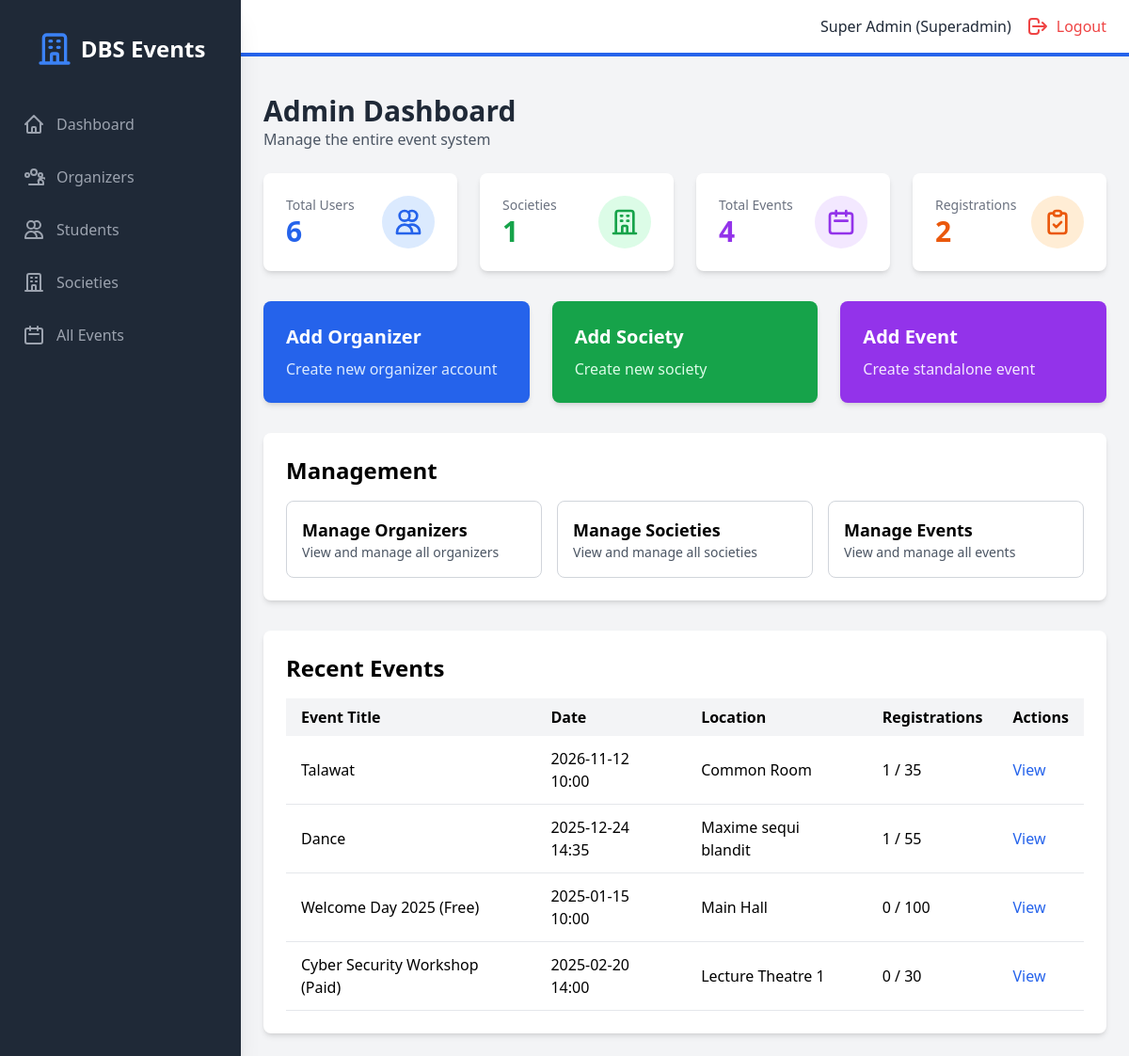
The app's page /admin/dashboard (signed in) with its own data.
### models.py (models this page shows, shortened)
class User(UserMixin, db.Model):
    id = db.Column(db.Integer, primary_key=True)
    student_number = db.Column(db.String(50), unique=True, nullable=True)
    email = db.Column(db.String(120), unique=True, nullable=False)
    password_hash = db.Column(db.String(200), nullable=False)
    name = db.Column(db.String(100), nullable=False)
    role = db.Column(db.String(20), nullable=False)  # superadmin, organizer, student
    created_at = db.Column(db.DateTime, default=datetime.utcnow)
    societies = db.relationship('Society', backref='head', lazy=True)
    events_created = db.relationship('Event', backref='creator', lazy=True)
    registrations = db.relationship('Registration', backref='student', lazy=True)

class Event(db.Model):
    id = db.Column(db.Integer, primary_key=True)
    title = db.Column(db.String(200), nullable=False)
    description = db.Column(db.Text, nullable=True)
    event_date = db.Column(db.DateTime, nullable=False)
    location = db.Column(db.String(200), nullable=False)
    capacity = db.Column(db.Integer, nullable=False)
    is_paid = db.Column(db.Boolean, default=False)
    cost = db.Column(db.Float, default=0.0)
    society_id = db.Column(db.Integer, db.ForeignKey('society.id'), nullable=True)
    created_by = db.Column(db.Integer, db.ForeignKey('user.id'), nullable=False)
    created_at = db.Column(db.DateTime, default=datetime.utcnow)
    registrations = db.relationship('Registration', backref='event', lazy=True, cascade='all, delete-orphan')
    def get_registered_count(self):
        return len(self.registrations)

### backend/routes/admin.py (the view)
@admin_bp.route("/admin/dashboard", endpoint="admin_dashboard")
@admin_required
def admin_dashboard():
    total_users = User.query.count()
    total_societies = Society.query.count()
    total_events = Event.query.count()
    total_registrations = Registration.query.count()
    recent_events = Event.query.order_by(Event.created_at.desc()).limit(5).all()
    return render_template(
        "admin/dashboard.html",
        total_users=total_users,
        total_societies=total_societies,
        total_events=total_events,
        total_registrations=total_registrations,
        recent_events=recent_events,
    )

### backend/main.py (called while the page is built)
@login_manager.user_loader
def load_user(user_id):
    return User.query.get(int(user_id))

### frontend/templates/admin/dashboard.html (shortened to what this page needs)
{% extends "base.html" %}
{% block auth_content %}
<div class="mb-6">
    <h1 class="text-3xl font-bold text-gray-800">Admin Dashboard</h1>
    <p class="text-gray-600">Manage the entire event system</p>
</div>
<div class="grid grid-cols-1 md:grid-cols-4 gap-6 mb-8">
    <div class="bg-white rounded-lg shadow-md p-6">
        <div class="flex items-center justify-between">
            <div>
                <p class="text-gray-500 text-sm">Total Users</p>
                <p class="text-3xl font-bold text-blue-600">{{ total_users }}</p>
            </div>
            <div class="bg-blue-100 p-3 rounded-full">
                <svg class="w-8 h-8 text-blue-600" fill="none" stroke="currentColor" viewBox="0 0 24 24">
                    <path stroke-linecap="round" stroke-linejoin="round" stroke-width="2" d="M12 4.354a4 4 0 110 5.292M15 21H3v-1a6 6 0 0112 0v1zm0 0h6v-1a6 6 0 00-9-5.197M13 7a4 4 0 11-8 0 4 4 0 018 0z"></path>
                </svg>
            </div>
        </div>
    </div>
    <div class="bg-white rounded-lg shadow-md p-6">
        <div class="flex items-center justify-between">
            <div>
                <p class="text-gray-500 text-sm">Societies</p>
                <p class="text-3xl font-bold text-green-600">{{ total_societies }}</p>
            </div>
            <div class="bg-green-100 p-3 rounded-full">
                <svg class="w-8 h-8 text-green-600" fill="none" stroke="currentColor" viewBox="0 0 24 24">
                    <path stroke-linecap="round" stroke-linejoin="round" stroke-width="2" d="M19 21V5a2 2 0 00-2-2H7a2 2 0 00-2 2v16m14 0h2m-2 0h-5m-9 0H3m2 0h5M9 7h1m-1 4h1m4-4h1m-1 4h1m-5 10v-5a1 1 0 011-1h2a1 1 0 011 1v5m-4 0h4"></path>
                </svg>
            </div>
        </div>
    </div>
    <div class="bg-white rounded-lg shadow-md p-6">
        <div class="flex items-center justify-between">
            <div>
                <p class="text-gray-500 text-sm">Total Events</p>
                <p class="text-3xl font-bold text-purple-600">{{ total_events }}</p>
            </div>
            <div class="bg-purple-100 p-3 rounded-full">
                <svg class="w-8 h-8 text-purple-600" fill="none" stroke="currentColor" viewBox="0 0 24 24">
                    <path stroke-linecap="round" stroke-linejoin="round" stroke-width="2" d="M8 7V3m8 4V3m-9 8h10M5 21h14a2 2 0 002-2V7a2 2 0 00-2-2H5a2 2 0 00-2 2v12a2 2 0 002 2z"></path>
                </svg>
            </div>
        </div>
    </div>
    <div class="bg-white rounded-lg shadow-md p-6">
        <div class="flex items-center justify-between">
            <div>
                <p class="text-gray-500 text-sm">Registrations</p>
                <p class="text-3xl font-bold text-orange-600">{{ total_registrations }}</p>
            </div>
            <div class="bg-orange-100 p-3 rounded-full">
                <svg class="w-8 h-8 text-orange-600" fill="none" stroke="currentColor" viewBox="0 0 24 24">
                    <path stroke-linecap="round" stroke-linejoin="round" stroke-width="2" d="M9 5H7a2 2 0 00-2 2v12a2 2 0 002 2h10a2 2 0 002-2V7a2 2 0 00-2-2h-2M9 5a2 2 0 002 2h2a2 2 0 002-2M9 5a2 2 0 012-2h2a2 2 0 012 2m-6 9l2 2 4-4"></path>
                </svg>
            </div>
        </div>
    </div>
</div>
<div class="grid grid-cols-1 md:grid-cols-3 gap-6 mb-8">
    <a href="{{ url_for('admin.admin_add_organizer') }}" class="bg-blue-600 text-white rounded-lg shadow-md p-6 hover:bg-blue-700 transition">
        <h3 class="text-xl font-bold mb-2">Add Organizer</h3>
        <p class="text-blue-100">Create new organizer account</p>
    </a>
    <a href="{{ url_for('admin.admin_add_society') }}" class="bg-green-600 text-white rounded-lg shadow-md p-6 hover:bg-green-700 transition">
        <h3 class="text-xl font-bold mb-2">Add Society</h3>
        <p class="text-green-100">Create new society</p>
    </a>
    <a href="{{ url_for('admin.admin_add_event') }}" class="bg-purple-600 text-white rounded-lg shadow-md p-6 hover:bg-purple-700 transition">
        <h3 class="text-xl font-bold mb-2">Add Event</h3>
        <p class="text-purple-100">Create standalone event</p>
    </a>
</div>
<div class="bg-white rounded-lg shadow-md p-6 mb-8">
    <h2 class="text-2xl font-bold mb-4">Management</h2>
    <div class="grid grid-cols-1 md:grid-cols-3 gap-4">
        <a href="{{ url_for('admin.admin_organizers') }}" class="border border-gray-300 rounded-lg p-4 hover:bg-gray-50 transition">
            <h3 class="font-semibold text-lg">Manage Organizers</h3>
            <p class="text-gray-600 text-sm">View and manage all organizers</p>
        </a>
        <a href="{{ url_for('admin.admin_societies') }}" class="border border-gray-300 rounded-lg p-4 hover:bg-gray-50 transition">
            <h3 class="font-semibold text-lg">Manage Societies</h3>
            <p class="text-gray-600 text-sm">View and manage all societies</p>
        </a>
        <a href="{{ url_for('admin.admin_events') }}" class="border border-gray-300 rounded-lg p-4 hover:bg-gray-50 transition">
            <h3 class="font-semibold text-lg">Manage Events</h3>
            <p class="text-gray-600 text-sm">View and manage all events</p>
        </a>
    </div>
</div>
<div class="bg-white rounded-lg shadow-md p-6">
    <h2 class="text-2xl font-bold mb-4">Recent Events</h2>
    <div class="overflow-x-auto">
        <table class="w-full">
            <thead class="bg-gray-100">
                <tr>
                    <th class="px-4 py-2 text-left">Event Title</th>
                    <th class="px-4 py-2 text-left">Date</th>
                    <th class="px-4 py-2 text-left">Location</th>
                    <th class="px-4 py-2 text-left">Registrations</th>
                    <th class="px-4 py-2 text-left">Actions</th>
                </tr>
            </thead>
            <tbody>
                {% for event in recent_events %}
                <tr class="border-b hover:bg-gray-50">
                    <td class="px-4 py-3">{{ event.title }}</td>
                    <td class="px-4 py-3">{{ event.event_date.strftime('%Y-%m-%d %H:%M') }}</td>
                    <td class="px-4 py-3">{{ event.location }}</td>
                    <td class="px-4 py-3">{{ event.get_registered_count() }} / {{ event.capacity }}</td>
                    <td class="px-4 py-3">
                        <a href="{{ url_for('registrations.view_registrations', event_id=event.id) }}" class="text-blue-600 hover:underline">View</a>
                    </td>
                </tr>
                {% endfor %}
            </tbody>
        </table>
    </div>
</div>
{% endblock %}

### frontend/templates/base.html (shortened to what this page needs)
<!DOCTYPE html>
<html lang="en">
<head>
    <script src="https://cdn.tailwindcss.com"></script>
    <link rel="stylesheet" href="{{ url_for('static', filename='css/style.css') }}">
</head>
<body class="bg-gray-100">
    {% if current_user.is_authenticated %}
    <div class="flex h-screen bg-gray-100">
        <div id="sidebar" class="sidebar fixed inset-y-0 left-0 z-30 w-64 bg-gray-800 overflow-y-auto transition duration-300 ease-out md:translate-x-0 md:static md:shadow-xl sidebar-closed">
            <div class="flex items-center justify-center mt-8">
                <div class="flex items-center">
                    <svg class="h-10 w-10 text-blue-500" fill="none" stroke="currentColor" viewBox="0 0 24 24">
                        <path stroke-linecap="round" stroke-linejoin="round" stroke-width="2" d="M19 21V5a2 2 0 00-2-2H7a2 2 0 00-2 2v16m14 0h2m-2 0h-5m-9 0H3m2 0h5M9 7h1m-1 4h1m4-4h1m-1 4h1m-5 10v-5a1 1 0 011-1h2a1 1 0 011 1v5m-4 0h4"></path>
                    </svg>
                    <span class="text-white text-2xl font-semibold ml-2">DBS Events</span>
                </div>
            </div>
            <nav class="mt-10">
                {% if current_user.role == 'superadmin' %}
                    <a class="flex items-center mt-4 py-2 px-6 text-gray-400 hover:bg-gray-700 hover:text-white" href="{{ url_for('admin.admin_dashboard') }}">
                        <svg class="h-6 w-6" fill="none" stroke="currentColor" viewBox="0 0 24 24"><path stroke-linecap="round" stroke-linejoin="round" stroke-width="2" d="M3 12l2-2m0 0l7-7 7 7M5 10v10a1 1 0 001 1h3m10-11l2 2m-2-2v10a1 1 0 01-1 1h-3m-6 0a1 1 0 001-1v-4a1 1 0 011-1h2a1 1 0 011 1v4a1 1 0 001 1m-6 0h6"></path></svg>
                        <span class="mx-3">Dashboard</span>
                    </a>
                    <a class="flex items-center mt-4 py-2 px-6 text-gray-400 hover:bg-gray-700 hover:text-white" href="{{ url_for('admin.admin_organizers') }}">
                        <span class="mx-3">Organizers</span>
                    </a>
                    <a class="flex items-center mt-4 py-2 px-6 text-gray-400 hover:bg-gray-700 hover:text-white" href="{{ url_for('admin.admin_students') }}">
                        <svg class="h-6 w-6" fill="none" stroke="currentColor" viewBox="0 0 24 24"><path stroke-linecap="round" stroke-linejoin="round" stroke-width="2" d="M12 4.354a4 4 0 110 5.292M15 21H3v-1a6 6 0 0112 0v1zm0 0h6v-1a6 6 0 00-9-5.197M13 7a4 4 0 11-8 0 4 4 0 018 0z"></path></svg>
                        <span class="mx-3">Students</span>
                    </a>
                    <a class="flex items-center mt-4 py-2 px-6 text-gray-400 hover:bg-gray-700 hover:text-white" href="{{ url_for('admin.admin_societies') }}">
                        <svg class="h-6 w-6" fill="none" stroke="currentColor" viewBox="0 0 24 24"><path stroke-linecap="round" stroke-linejoin="round" stroke-width="2" d="M19 21V5a2 2 0 00-2-2H7a2 2 0 00-2 2v16m14 0h2m-2 0h-5m-9 0H3m2 0h5M9 7h1m-1 4h1m4-4h1m-1 4h1m-5 10v-5a1 1 0 011-1h2a1 1 0 011 1v5m-4 0h4"></path></svg>
                        <span class="mx-3">Societies</span>
                    </a>
                    <a class="flex items-center mt-4 py-2 px-6 text-gray-400 hover:bg-gray-700 hover:text-white" href="{{ url_for('admin.admin_events') }}">
                        <svg class="h-6 w-6" fill="none" stroke="currentColor" viewBox="0 0 24 24"><path stroke-linecap="round" stroke-linejoin="round" stroke-width="2" d="M8 7V3m8 4V3m-9 8h10M5 21h14a2 2 0 002-2V7a2 2 0 00-2-2H5a2 2 0 00-2 2v12a2 2 0 002 2z"></path></svg>
                        <span class="mx-3">All Events</span>
                    </a>
                {% endif %}
            </nav>
        </div>
        <div class="flex-1 flex flex-col overflow-hidden">
            <header class="flex justify-between items-center py-4 px-6 bg-white border-b-4 border-blue-600">
                <div class="flex items-center">
                    <span class="text-gray-800 mr-4">{{ current_user.name }} ({{ current_user.role | capitalize }})</span>
                    <a href="{{ url_for('public.logout') }}" class="flex items-center text-red-500 hover:text-red-700">
                        <svg class="h-6 w-6" fill="none" stroke="currentColor" viewBox="0 0 24 24"><path stroke-linecap="round" stroke-linejoin="round" stroke-width="2" d="M17 16l4-4m0 0l-4-4m4 4H7m6 4v1a3 3 0 01-3 3H6a3 3 0 01-3-3v-10a3 3 0 013-3h4a3 3 0 013 3v1"></path></svg>
                        <span class="ml-2 hidden sm:inline">Logout</span>
                    </a>
                </div>
            </header>
            <div class="px-6 pt-4">
            </div>
            <main class="flex-1 overflow-x-hidden overflow-y-auto bg-gray-100 p-6">
                {% block auth_content %}{% endblock %}
            </main>
        </div>
    </div>
    {% endif %}
</body>
</html>

### frontend/static/css/style.css (style rules this page uses)
body { font-family: 'Segoe UI', Tahoma, Geneva, Verdana, sans-serif; }
a, button { transition: all 0.3s ease; }

### frontend/templates/base.html (style rules this page uses)
.sidebar { transition: transform 0.3s ease-in-out; }
.sidebar-closed { transform: translateX(-100%); }
@media (min-width: 768px) { .sidebar-closed { transform: translateX(0); } }

### records on screen
User: name "Super Admin", role "Superadmin"
Event: title "Talawat", event_date "2026-11-12 10:00", location "Common Room", get_registered_count "1", capacity "35"
Event: title "Dance", event_date "2025-12-24 14:35", location "Maxime sequi blandit", get_registered_count "1", capacity "55"
Event: title "Welcome Day 2025 (Free)", event_date "2025-01-15 10:00", location "Main Hall", get_registered_count "0", capacity "100"
Event: title "Cyber Security Workshop (Paid)", event_date "2025-02-20 14:00", location "Lecture Theatre 1", get_registered_count "0", capacity "30"

### other values on screen
{{ total_users }} "6"
{{ total_societies }} "1"
{{ total_events }} "4"
{{ total_registrations }} "2"
